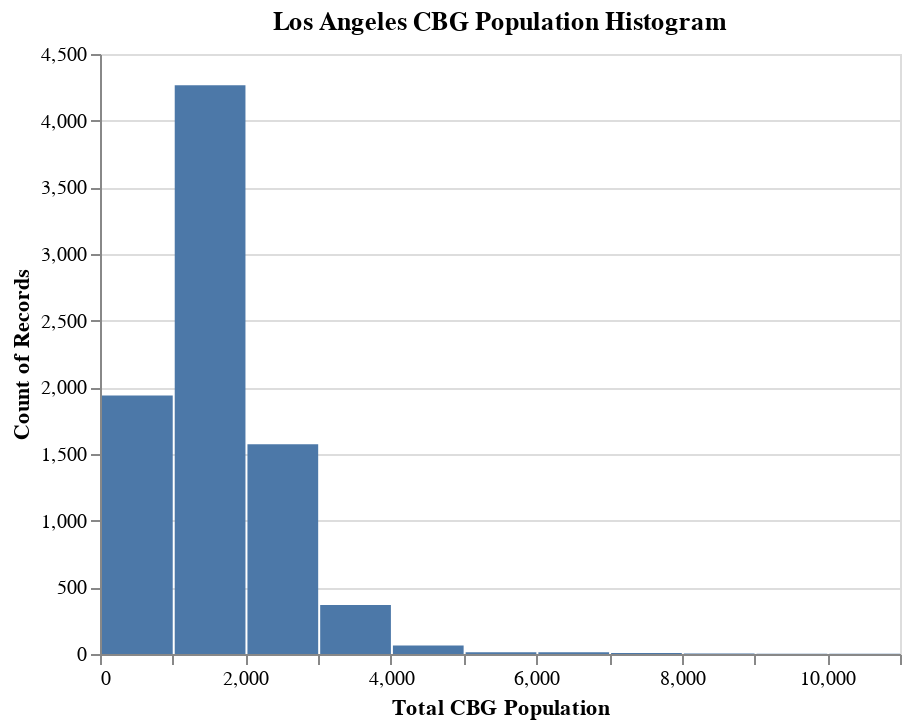

Write notebook code for a chart like this one.
### Code cell
alt.Chart(df, title='Los Angeles CBG Population Histogram').mark_bar().encode(
    x=alt.X('pop_total:Q', bin=alt.Bin(maxbins=20), title='Total CBG Population'),
    y="count()"
).interactive()

### Figure 1 — Vega-Lite specification as saved in the notebook (floating-point values rounded to 4 significant figures; data arrays with more than 128 entries replaced by an {"elided": "..."} marker saying what was removed)
{"config": {"view": {"continuousWidth": 400, "continuousHeight": 300}}, "data": {"name": "data-14679f79c29f09023053b36369e068ae"}, "mark": "bar", "encoding": {"x": {"type": "quantitative", "bin": {"maxbins": 20}, "field": "pop_total", "title": "Total CBG Population"}, "y": {"type": "quantitative", "aggregate": "count"}}, "selection": {"selector001": {"type": "interval", "bind": "scales", "encodings": ["x", "y"]}}, "title": "Los Angeles CBG Population Histogram", "$schema": "https://vega.github.io/schema/vega-lite/v4.8.1.json", "datasets": {"data-14679f79c29f09023053b36369e068ae": {"elided": "8248 records"}}}
